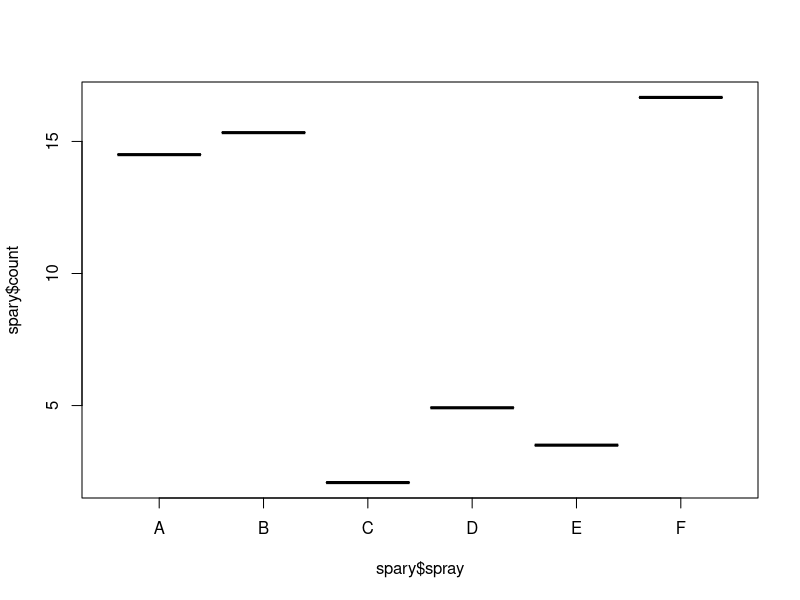
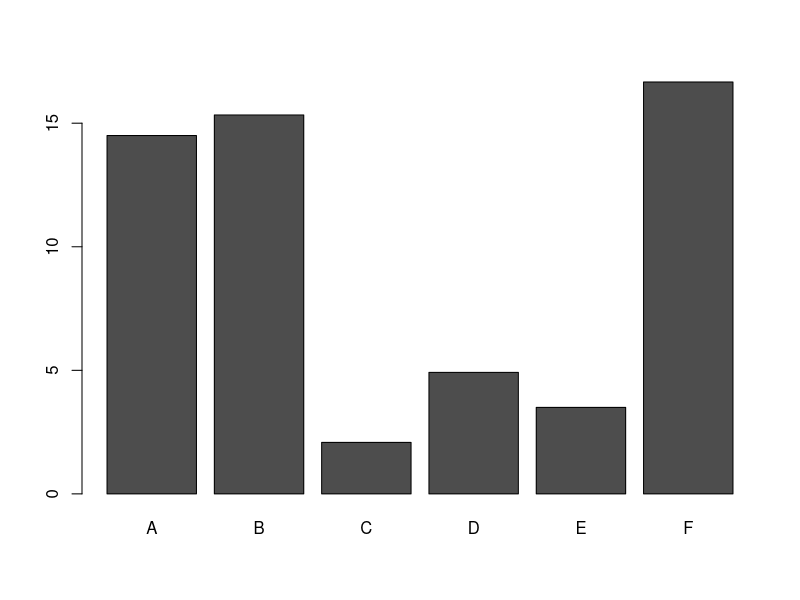
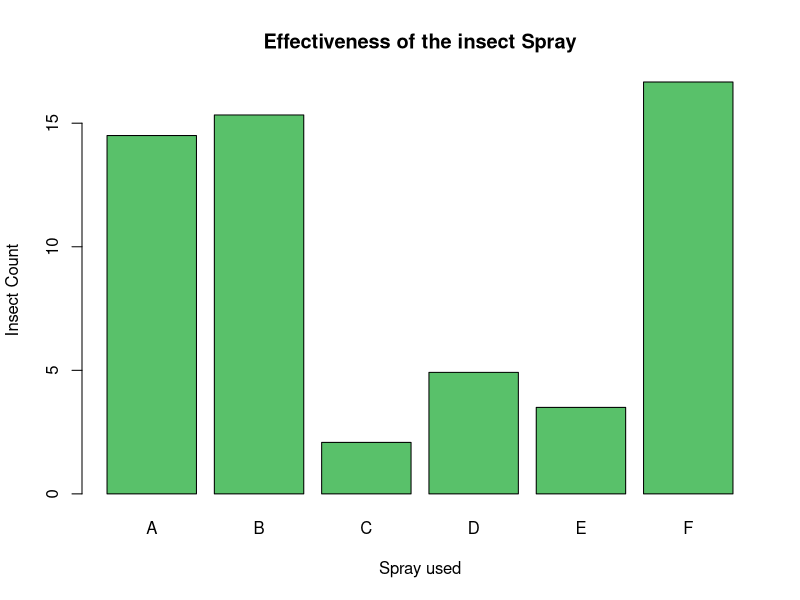

Recreate these plots in R, in order.
?InsertSprays
spary <- InsectSprays
spary

means <- aggregate(spary$count~spary$spray,FUN = mean)
means
plot(means)

mean.data <- t(means[-1])
colnames(mean.data)<-means[,1]
mean.data

barplot(mean.data)

barplot(mean.data, col = "#59C16A",main = "Effectiveness of the insect Spray",xlab = "Spray used",ylab = "Insect Count")

